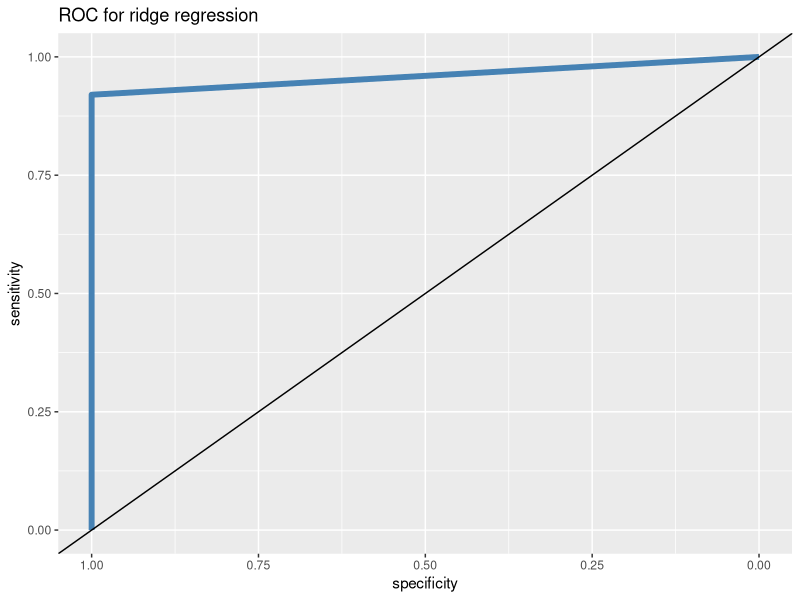
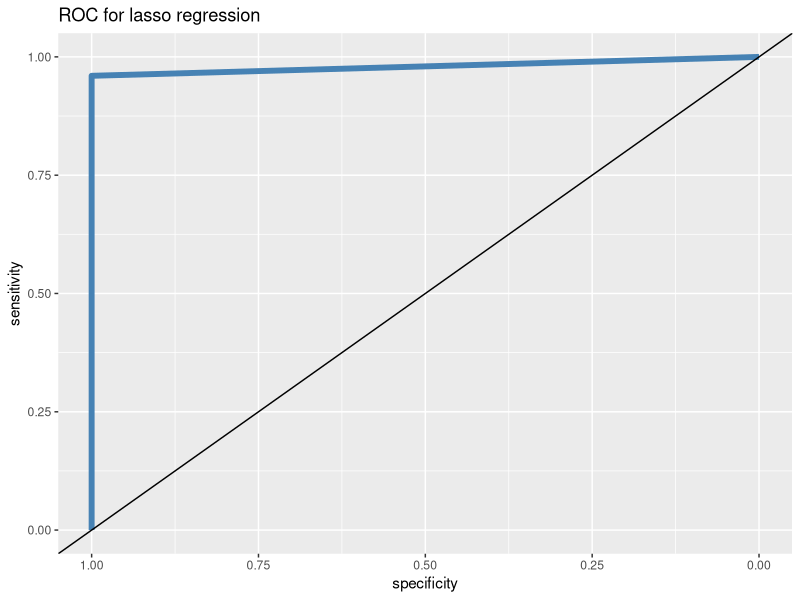

Write the R code that produced these figures, in order. (Note: a time limit stopped this script after it produced the figures.)
#make a vector of the packages to be installed and loaded
packages <- c("tidyverse", "caret", "glmnet", "class", "ggthemes", "tree", "e1071", "pROC", "randomForest")

#make a vector of any packages that are not installed
missing_packages <- packages[!(packages %in% installed.packages()[ , "Package"])]

#if any packages are not installed, they will be installed
if(length(missing_packages)) {install.packages(missing_packages)}

#load all of the packages
lapply(packages, require, character.only = TRUE)

#remove unneeded variables
rm(list = ls())

#load in the csv and generate additional columns which will square each column to account for the quadratic effects.
training <- read_csv("trainset.csv")
temp <- (training[ , 2:ncol(training)])^2
colnames(temp) <- c(paste0(rep("X", 30), 31:60))
training <- cbind(training, temp)

validation <- read_csv("testset.csv")
temp <- (validation[ , 2:ncol(validation)])^2
colnames(temp) <- c(paste0(rep("X", 30), 31:60))
validation <- cbind(validation, temp)


testing <- validation[ , 2:ncol(validation)]

#create a final results dataframe which will contain the results from each model for later comparison
final_results_df <- as.data.frame(matrix(nrow = 1, ncol = 7))
colnames(final_results_df) <- c("model", "variable", "value", "Sensitivity", "Specificity", "difference", "AUC")

#set seed to ensure reproducibility
set.seed(976)

#remove unneeded variables
rm(temp)

#---------------------------------------------------------------------------------------------------------------------------------------------------------------
# model: Elastic net (including LASSO and ridge regression)
# 
# Description: This section includes the code for the elastic net supervised machine learning model. It will compute the Sensitivity, Specificity and AUC for 
# Ridge, LASSO and elastic net regression. Elastic net will be filtered for the parameter values that yield the best model. The best model will be chosen as the
# model that has the lowest difference between its sensitivity and specificity
# 
# Parameter: The parameter that will be changed for tuning in this model is the alpha value for elastic net classification. The alpha value will be incremented
# by 0.01 and the best alpha values will be decided based on the sensitivity and specificity that is obtained.
#---------------------------------------------------------------------------------------------------------------------------------------------------------------

#elastic_net function will be called to perform the calculations for the models
elastic_net <- function(type) {
  
  #set alpha equal to the appropriate value depending on the model being used or return an error if an inappropriate model was selected
  if (type == "ridge") { alpha = 0}
  else if (type == "lasso") { alpha = 1 }
  else if (type == "elastic") {alpha = 0.5}
  else {
    cat("Please enter either \"ridge\" or \"lasso\" or \"elastic\"")
    return("error")
    } 
  
  #if ridge or LASSO regression are being used 
  if (alpha == 0 || alpha == 1)
  {
    #train the model using the alpha value corresponding to ridge or LASSO regression
    model <- cv.glmnet(x = data.matrix(training[ , 2:ncol(training)]), y = as.factor(training$status), type.measure = "mse", alpha = alpha, family = "binomial", keep = TRUE)
    
    #use the model to classify the testing dataframe
    predict <- predict(object = model, s = model$lambda.min, newx = data.matrix(testing), type = "class")
    
    #compute the sensitivity and specificity in a confusion matrix
    confusion_matrix <- confusionMatrix(data = as.factor(predict), reference = as.factor(validation$status))
    
    #change the predictions into an ordered factor
    predict <- factor(predict, ordered = TRUE)
    
    #calculate the roc_line to visually demonstrate the models performance
    roc_line <- roc(predictor = predict, response = as.factor(validation$status))
    
    #print an ROC plot comparing the sensitivity and specificity at different values
    print(ggroc(roc_line, colour = "steelblue", size = 2) +
      ggtitle(paste0("ROC for ", type, " regression")) +
      geom_abline(slope = 1, intercept = 1))
    
    #calculated the AUC for model evaluation
    auc <- auc(validation$status, predict)
    
    #calculate the absolute difference between the sensitivity and specificity for model evaluation
    difference <- abs(confusion_matrix$byClass["Sensitivity"] - confusion_matrix$byClass["Specificity"])
    
    #return all model evaluation parameters to be added to the final_results_df
    return(c(type, "alpha", alpha, confusion_matrix$byClass["Sensitivity"] , confusion_matrix$byClass["Specificity"], difference, auc))
  }
  
  #if elastic net is chosen (alpha is not equal to 0 or 1)
  else {
    
    #a results dataframe containing all alpha values that display the best results and their sensitivity and specificity
    results <- data.frame(matrix(nrow = 1, ncol = 4))
    colnames(results) <- c("alpha", "Sensitivity", "Specificity", "AUC")
    
    #a for loop to test alpha values incrementing by 0.01
    for (i in 1:99) {
      alpha = i/100
      
      #train the model with each respective alpha value
      model <- cv.glmnet(x = data.matrix(training[ , 2:ncol(training)]), y = as.factor(training$status), type.measure = "mse", alpha = alpha, family = "binomial", keep = TRUE)
      
      #use the model to classify the testing dataframe
      predict <- predict(object = model, s = model$lambda.min, newx = data.matrix(testing), type = "class") 
      
      #compute the sensitivity and specificity in a confusion matrix
      confusion_matrix <- confusionMatrix(data = as.factor(predict), reference = as.factor(validation$status))
      
      #change the predictions into an ordered factor
      predict <- factor(predict, ordered = TRUE)
      
      #calculated the AUC for model evaluation
      auc <- auc(validation$status, predict)
      
      #save the results for this alpha value in the results dataframe
      results[i, ] <- c(alpha, confusion_matrix$byClass["Sensitivity"] , confusion_matrix$byClass["Specificity"], auc) 
    }
    
    #plot the sensitivity and specificity for each alpha value to visually display the changes 
    print(ggplot(data = results) +
            geom_line(mapping = aes(x = alpha, y = Sensitivity, color = "red")) +
            geom_line(mapping = aes(x = alpha, y = Specificity, color = "blue")) +
            ggtitle("Alpha values vs sensitivity and Specificity") +
            ylab("value") +
            scale_color_manual(labels = c("Sensitivity", "Specificity"), values = c("red", "blue")) +
            guides(color = guide_legend("measure")))
    
    #filter the results for the alpha values that have the lowest difference between their sensitivity and specificity
    results <- results %>%
      mutate(difference = abs(Sensitivity - Specificity), .after = Specificity) %>%
      filter(difference == min(difference))
    
    #return the results dataframe
    return(results)
  }
}

  
#choose between "ridge", "lasso" and "elastic" to pick the regression
#save the results from the ridge regression classifier
final_results_df[1, ] <- elastic_net("ridge")

#save the results from the LASSO classifier
final_results_df[2, ] <- elastic_net("lasso")

#save the results from the elastic net classifier
elastic_regression <- elastic_net("elastic")

#take the first of the optimal alpha values from the elastic net classifier and save them in the final_results dataframe
final_results_df[3, ] <- c("elastic net", "alpha", elastic_regression[1, ])

#remove unneeded variables
rm(elastic_net)


#---------------------------------------------------------------------------------------------------------------------------------------------------------------
# model: k nearest neighbour
# 
# Description: This section includes the code for the K nearest neighbour supervised machine learning classifier. It will compute Sensitivity, Specificity and 
# AUC. The best model will be filtered by the k value (the number of neighbours to consider) and this will be chosen as the k value that yields the lowest
# difference between the Sensitivity and Specificity
#
# Parameter: The parameter that will be changed for tuning in this model is the k value. The k will be incremented by 2 with only odd numbered k values being
# considered in order to avoid the instance of a draw 
#---------------------------------------------------------------------------------------------------------------------------------------------------------------

#create a dataframe to contain the results of the classifier
knn_results <- as.data.frame(matrix(nrow = 1, ncol = 4))
colnames(knn_results) <- c("k", "Sensitivity", "Specificity", "AUC")

#set a counter to increment the dataframe
j = 0

#use a for loop to test every odd-numbered potential k value
for (i in seq(1, nrow(training), 2)) {
  #increment the dataframe counter
  j = j+1
  
  #train and test the knn model using i as the number of neighbours to consider
  knn <- knn(train = training[ , 2:ncol(training)], test = testing, cl = as.factor(training$status), k = i)
  
  #set the results of the test as an ordered factor
  knn <- factor(knn, ordered = TRUE)
  
  #create a confusion matrix to obtain the sensitivity and specificity
  confusion_matrix <- confusionMatrix(data = knn, reference = as.factor(validation$status))
  
  #calculate the AUC value for model analysis
  auc <- auc(validation$status, knn)
  
  #save the results of the model into the knn_results dataframe
  knn_results[j, ] <- c(i, confusion_matrix$byClass["Sensitivity"] , confusion_matrix$byClass["Specificity"], auc)
}

#plot the sensitivity and specificity at each k value to visually display the results
ggplot(data = knn_results) +
  geom_line(mapping = aes(x = k, y = Sensitivity, color = "red")) +
  geom_line(mapping = aes(x = k, y = Specificity, color = "blue")) +
  ylab("value") +
  scale_color_manual(labels = c("Sensitivity", "Specificity"), values = c("red", "blue")) +
  guides(color = guide_legend("measure")) +
  ggtitle("k values vs Sensitivity and Specificity")

#filter the results for the k values that yield the lowest difference in sensitivity and specificity
knn_results <- knn_results %>%
  mutate(difference = abs(Sensitivity - Specificity), .before = AUC) %>%
  filter(difference == min(difference))

#save the first instance of knn_results into the final_results dataframe
final_results_df[4, ] <- c("knn", "k", knn_results[1, ])

#remove unneeded variables
rm(j, i, knn, confusion_matrix)

#---------------------------------------------------------------------------------------------------------------------------------------------------------------
# model: Classification and Regression trees (CART)
# 
# Description: This section includes the code for the CART supervised machine learning classifier. It will compute Sensitivity, Specificity and 
# AUC. The best model will be filtered by the number of terminal nodes (the number of nodes at the bottom of the tree) and this will be chosen as the number of # nodes that yield the lowest difference between the Sensitivity and Specificity
#
# Parameter: The parameter that will be changed for tuning in this model is the number of nodes. classification error rate will be used as the basis for 
# determining which number of nodes is the best (lowest classification error rate is the best) 
#---------------------------------------------------------------------------------------------------------------------------------------------------------------

#generate a classification tree using the training data
class_tree <- tree(as.factor(status) ~ ., data = training)

#prune the tree and determine the best number of nodes using the error rate as the cost function
cv_tree <- cv.tree(class_tree, FUN = prune.misclass)

#save the number of nodes that resulted in the lowest error rate
best_size <- cv_tree$size[which(cv_tree$dev == min(cv_tree$dev))]

#create a CART dataframe to save all model performance results
CART <- as.data.frame(matrix(nrow = length(best_size), ncol = 4))
colnames(CART) <- c("nodes", "Sensitivity", "Specificity", "AUC")

#model performance parameters are conducted for each node count that was found to be the best
for (i in 1:length(best_size)) {
  #the tree is pruned using the number of nodes determined in best_size
  prune_tree <- prune.misclass(class_tree, best = best_size[i])
  
  #the pruned tree is used to classify the testing dataset
  class_pred <- predict(prune_tree, testing, type = "class")
  
  #a confusion matrix is generated to determine the Sensitivity and specificity of the model
  confusion_matrix <- confusionMatrix(as.factor(class_pred), as.factor(validation$status))
  
  #convert the classification into an ordered factor
  class_pred <- factor(class_pred, ordered = TRUE)
  
  #calculate the AUC 
  auc <- auc(validation$status, class_pred)
  
  #save the model performance parameters
  CART[i, ] <- c(best_size[i], confusion_matrix$byClass["Sensitivity"] , confusion_matrix$byClass["Specificity"], auc)
}

#Filter the CART dataframe and retain only the rows that have the lowest difference between sensitivity and specificity
CART <- CART %>%
  mutate(difference = abs(Sensitivity - Specificity), .before = AUC) %>%
  filter(difference == min(difference))

#save the first row in the CART dataframe to the final results dataframe
final_results_df[5, ] <- c("CART", "nodes", CART[1, ])

#remove unneeded variables
rm(prune_tree, class_pred, confusion_matrix, best_size, class_tree, cv_tree, i, auc)

#---------------------------------------------------------------------------------------------------------------------------------------------------------------
# model: support vector machine (SVM)
# 
# Description: This section includes the code for the SVM supervised machine learning classifier. It will compute Sensitivity, Specificity and 
# AUC. The best model will be filtered by the cost function (the degree to which the classifier is penalized for an incorrect classification) and this will be 
# chosen as the cost that most reduces classification error. The support vector machine will run using radial kernels
# and linear kernels and the two will be compared. The radial kernel will additionally be chosen based on the best gamma value
#
# Parameter: The parameter that will be changed for tuning in this model is the cost function. 
#---------------------------------------------------------------------------------------------------------------------------------------------------------------

#create a dataframe to hold the results from both svm classifiers (linear and radial)
svm_df <- as.data.frame(matrix(nrow = 1, ncol = 5))
colnames(svm_df) <- c("type", "cost", "Sensitivity", "Specificity", "AUC")

#compute the model parameters for both linear and radial kernels
for (i in seq(1:2)) {
  
  #in the first instance of the loop, linear kernels will be used
  if (i == 1) {
    type <- "linear"
    
    #tune the model using linear kernels
    svm_tuned <- tune(svm, as.factor(status) ~ ., data = training, kernel = type, ranges = list(cost = c(seq(1,100,1))))
    color <- "steelblue"
  }
  
  #in the second instance of the loop, radial kernels will be used
  else {
    type <- "radial"
    
    #tune the model using radial kernels
    svm_tuned <- tune(svm, as.factor(status) ~ ., data = training, kernel = "radial", ranges = list(cost = c(seq(1, 10, 1)), gamma = c(seq(0,1,0.1))))
    color <- "#A64543"
  }
  
  #use the tuned model to classify the testing dataset
  pred <- predict(svm_tuned$best.model, testing)
  
  #calculate the sensitivity and specificity for the model
  confusion_matrix <- confusionMatrix(pred, as.factor(validation$status))
  
  #change the model classifier into an ordered factor
  pred <- factor(pred, ordered = TRUE)
  
  #calculate the ROC for the model
  roc <- roc(predictor = pred, response = as.factor(validation$status))
  
  #print an ROC curve to visually display the model results
  print(ggroc(roc, colour = color, size = 2) +
    ggtitle(paste0("ROC for ", type, " svm")) +
    geom_abline(slope = 1, intercept = 1))
  
  #calculate the AUC for the model
  auc <- auc(validation$status, pred)
  
  #save the results into the svm dataframe
  svm_df[i, ] <- c(type, svm_tuned$best.parameters[1,1], confusion_matrix$byClass["Sensitivity"] , confusion_matrix$byClass["Specificity"], auc) 
}

#add a column showing the difference between the sensitivity and the specificity. 
svm_df <- svm_df %>%
  mutate(difference = abs(as.numeric(Sensitivity) - as.numeric(Specificity)), .before = AUC)

#save the results of each model into the final_results dataframe
final_results_df[6, ] <- c(paste0(svm_df[1,1], " svm"), "cost", svm_df[1 , 2:6])
final_results_df[7, ] <- c(paste0(svm_df[2,1], " svm"), "cost", svm_df[2 , 2:6])

#remove unneeded variables
rm(pred, confusion_matrix, roc, auc, i, type, svm_tuned, color) 

#---------------------------------------------------------------------------------------------------------------------------------------------------------------
# model: bagged classification and regression trees (bagged CART)
# 
# Description: This section includes the code for the bagged CART supervised machine learning classifier. It will compute Sensitivity, Specificity and 
# AUC. This model will use the random forest function but will set the value of mtry to be equal to the number of predictors which will allow the random forest
# classifier to act as a bagged classification and regression tree
#
# Parameter: The parameter that will be set for this model is mtry = number of predictors
#---------------------------------------------------------------------------------------------------------------------------------------------------------------

#use the random forest classifier with mtry = number of predictors to make a bagged CART classifier
CART_bagging <- randomForest(as.factor(status) ~ ., data = training, mtry = ncol(training)-1, ntree = 1000)

#use the classifier to classify the testing dataset
CART_pred <- predict(CART_bagging, testing, type = "class")

#create a confusion matrix to calculate the sensitivity and specificity
confusion_matrix <- confusionMatrix(as.factor(CART_pred), as.factor(validation$status))

#change the classifier output to an ordered factor 
CART_pred <- factor(CART_pred, ordered = TRUE)

#calculate the AUC for the model
auc <- auc(validation$status, CART_pred)

#calculate the difference between the sensitivity and the specificity
difference <- abs(confusion_matrix$byClass["Sensitivity"] - confusion_matrix$byClass["Specificity"])

#calculate the ROC to plot the results
roc_CART <- roc(predictor = CART_pred, response = as.factor(validation$status))

#print an ROC curve to visually display the classifier results
ggroc(roc_CART, colour = "steelblue", size = 2) +
        ggtitle("ROC for bagged CART") +
        geom_abline(slope = 1, intercept = 1)

#save the classifiers parameters to the final results dataframe
final_results_df[8, ] <- c("Bagged CART", "variables sampled", ncol(training)-1, confusion_matrix$byClass["Sensitivity"] , confusion_matrix$byClass["Specificity"], difference, auc)

#remove unneeded variables
rm(CART_bagging, CART_pred, confusion_matrix, auc, roc_CART, difference)

#---------------------------------------------------------------------------------------------------------------------------------------------------------------
# model: Random forest
# 
# Description: This section includes the code for the random forest supervised machine learning classifier. It will compute Sensitivity, Specificity and 
# AUC. This model be trained using repeated cross validation with a random search. This means a random number of variables (mtry) will be selected to be  
# subsampled at split and the optimal mtry will be selected based on accuracy 
#
# Parameter: The parameter that will be tuned for optimization is the number of variables that will be selected to be subsampled (mtry)
#---------------------------------------------------------------------------------------------------------------------------------------------------------------

#tune the parameters of the training algorithm to use repeated cross validation and random searching
control <- trainControl(method='repeatedcv', 
                        number=10, 
                        repeats=3,
                        search = 'random')

#train the model with 15 different values for mtry and determine which results in the best accuracy
tune_rf <- train(status ~., data = training, method = "rf", metric = "Accuracy", tuneLength = 10, trControl = control, ntree = 1000)

#plot the results of the tuning and show which has the best accuracy
plot(tune_rf, main = "Accuracy of different mtry values for random forest")

#extract the best model from the training
ranfor <- tune_rf$finalModel

#classify the samples in the testing dataset
ranfor_pred <- predict(ranfor, testing)

#use a confusion matrix to obtain the specificity and sensitivity of the model
confusion_matrix <- confusionMatrix(as.factor(ranfor_pred), as.factor(validation$status))

#convert the classified output into an ordered factor
ranfor_pred <- factor(ranfor_pred, ordered = TRUE)

#calculate the AUC for the model
auc <- auc(validation$status, ranfor_pred)

#calculate the difference between the sensitivity and the specificity
difference <- abs(confusion_matrix$byClass["Sensitivity"] - confusion_matrix$byClass["Specificity"])

#save the results to the final_results dataframe
final_results_df[9, ] <- c("random forest", "variables sampled", tune_rf$bestTune, confusion_matrix$byClass["Sensitivity"] , confusion_matrix$byClass["Specificity"], difference, auc)

#remove unneeded variables
rm(tune_rf, ranfor, ranfor_pred, confusion_matrix, auc, control, difference, testing, training, validation)

#round all numbers in the final resuslts dataframe to 4 digits
final_results_df[ ,4] <- round(as.numeric(final_results_df[ , 4]), 4)
final_results_df[ ,5] <- round(as.numeric(final_results_df[ , 5]), 4)
final_results_df[ ,6] <- round(as.numeric(final_results_df[ , 6]), 4)
final_results_df[ ,7] <- round(as.numeric(final_results_df[ , 7]), 4)

final_results_df
